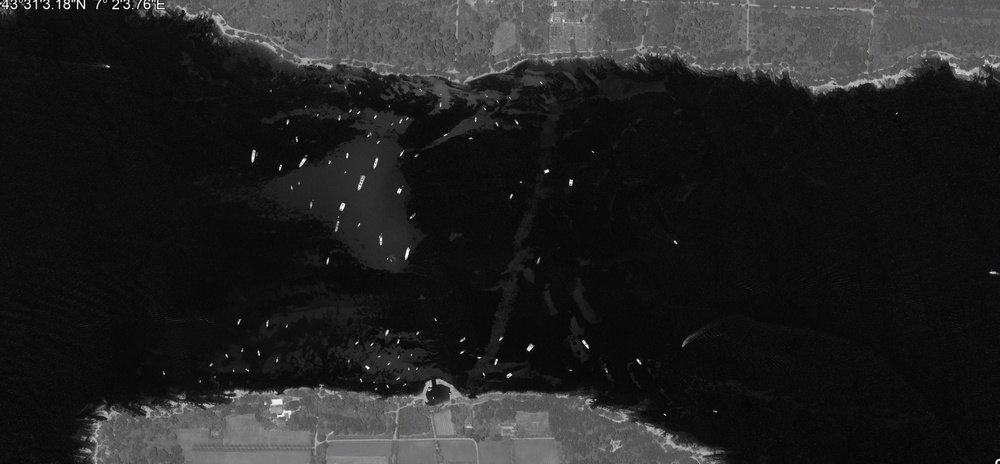
#> input picture AnchorHeatmap/BaseImage/heatmapProofOfConceptcrop.jpg, 1000 x 464 px, shrunk from 6240 x 2896 before the run
$ python -i orientation.py   (imports and definitions only)
#> lines starting #> are read from the running program, lines starting #| are printed output that depends on the picture; after the words box and inside, x2 and y2 are one past the last pixel; in counts of white or black regions, pixels touching at a corner belong together
import cv2
import numpy as np


# load image as HSV and select saturation
def trouver_angle(image):
#> called with image = 'BaseImage/heatmapProofOfConceptcrop.jpg'
    liste = []
    img = cv2.imread(image)
#> img is the input picture: shape (464, 1000, 3); mean B, G, R 33.9, 33.9, 33.9
    hh, ww, cc = img.shape
#> hh = 464; ww = 1000; cc = 3

    # convert to gray
    gray = cv2.cvtColor(img, cv2.COLOR_BGR2GRAY)

    # threshold the grayscale image   bateau : 160
    for j in range (0,250,10):
        ret, thresh = cv2.threshold(gray,j, 255, cv2.THRESH_BINARY)
        for i in range (20):
        # Définir le noyau de l'élément structurant (kernel)
            kernel = np.ones((i, i), np.uint8)

            # Appliquer une fermeture à l'image
            thresh = cv2.morphologyEx(thresh, cv2.MORPH_CLOSE, kernel)

            # find outer contour
            cntrs = cv2.findContours(thresh, cv2.RETR_EXTERNAL, cv2.CHAIN_APPROX_SIMPLE)
            cntrs = cntrs[0] if len(cntrs) == 2 else cntrs[1]

            # get rotated rectangle from outer contour

            if len(cntrs) != 0:

                rotrect = cv2.minAreaRect(cntrs[0])
                box = cv2.boxPoints(rotrect)
                box = np.int0(box)

                # draw rotated rectangle on copy of img as result
                result = img.copy()

                cv2.drawContours(result,[box],0,(0,0,255),2)

                # get angle from rotated rectangle
                angle = rotrect[-1]


                if (angle % 1 != 0):
                    liste.append(angle)
                    # write result to disk
                    #cv2.imwrite("Orientation\\output\\"+image+"result.png", result)

                    """cv2.imshow("THRESH", thresh)
                    cv2.imshow("RESULT", result)
                    cv2.waitKey(0)
                    cv2.destroyAllWindows()"""
            else :
                liste.append(0)
#> this loop made 25 passes
#> ret on passes 1 to 12: 0, 10, 20, 30, 40, 50, 60, 70, 80, 90, 100, 110
#> pass 1, in trouver_angle, `ret, thresh = cv2.threshold(gray,j, 255, cv2.THRESH_BINARY)`:
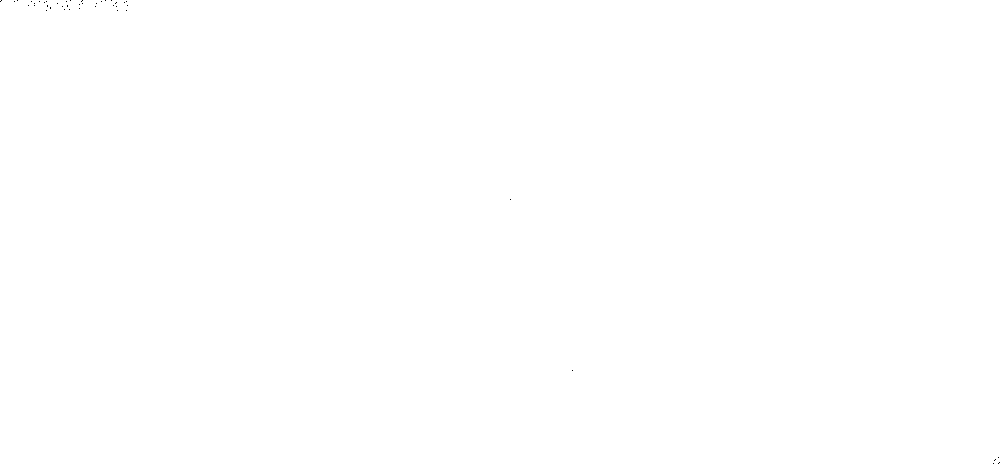
#> thresh: shape (464, 1000); 100% white; black in thin lines or dots
#> pass 2, in trouver_angle, `ret, thresh = cv2.threshold(gray,j, 255, cv2.THRESH_BINARY)`:
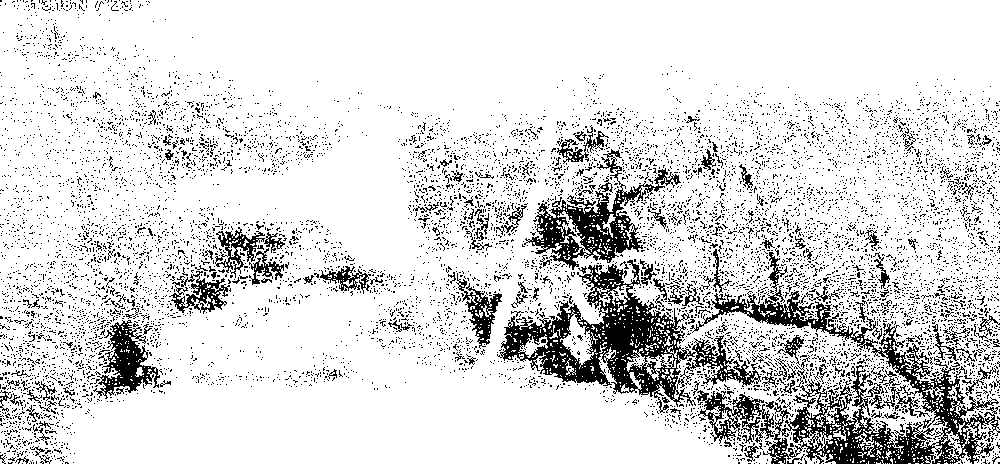
#> thresh: shape (464, 1000); 85.4% white; black in thin lines or dots
#> pass 3, in trouver_angle, `ret, thresh = cv2.threshold(gray,j, 255, cv2.THRESH_BINARY)`:
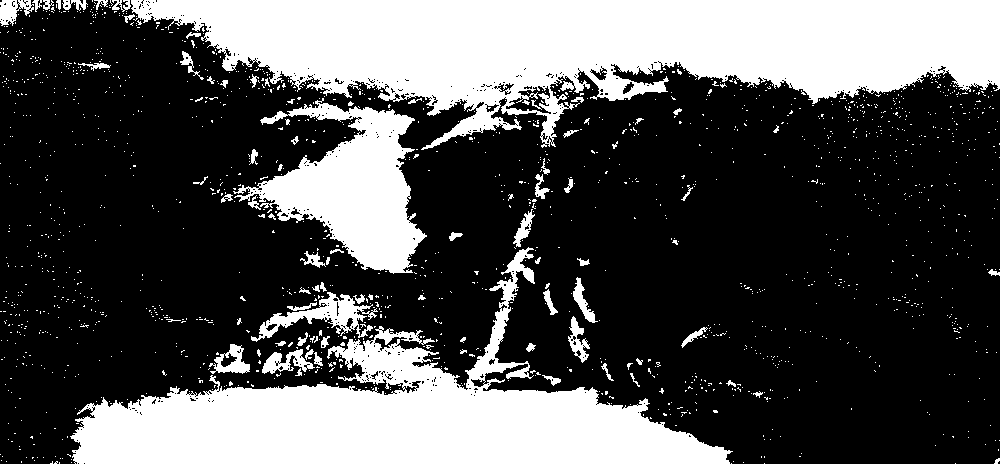
#> thresh: shape (464, 1000); 31.9% white; 1659 white regions (1579 under 20 px), largest, box (x1, y1, x2, y2) and area: (131, 0, 1000, 150) 71612, (70, 247, 733, 464) 49181, (233, 98, 427, 274) 15317
#> after the loop:
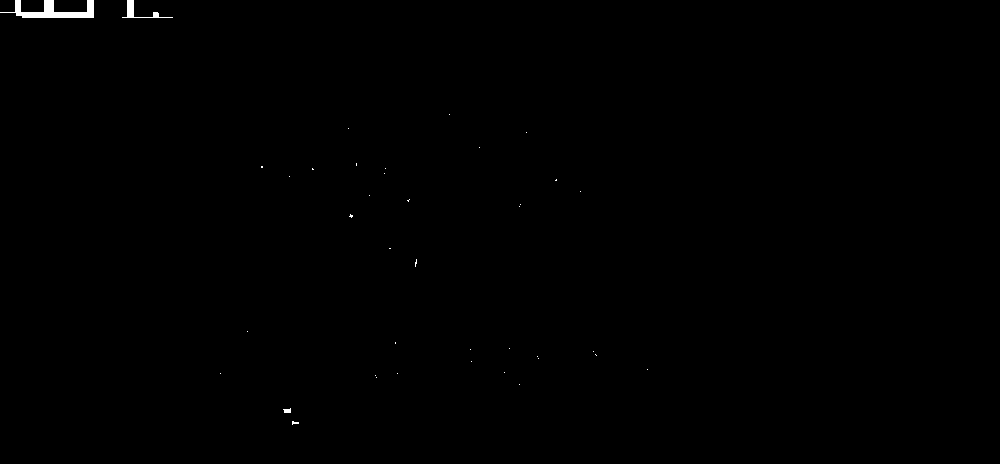
#> thresh: shape (464, 1000); 0.23% white; 39 white regions (36 under 20 px), largest, box (x1, y1, x2, y2) and area: (0, 0, 94, 18) 748, (122, 0, 173, 18) 199, (283, 408, 291, 413) 30
#> after the loop, liste = 96 values, max -9.46 at index 75, min -71.57 at index 7, mean -49.27
    angle_moyen = sum(liste)/len(liste)
#> angle_moyen = -49.27
    return angle_moyen

>>> result = trouver_angle('BaseImage/heatmapProofOfConceptcrop.jpg')
#> result = -49.27
